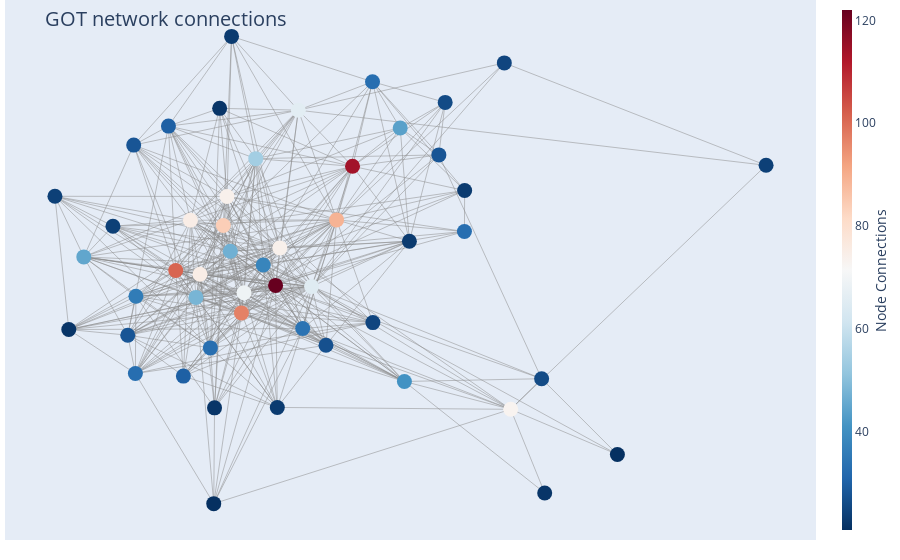

Notebook cell for this chart:
### Markdown cell above
### **All Books Combined**

### Code cell
draw_plotly_network_graph(Graph_obj = G, filter = "Yes", filter_nodesbydegree = 50 )

### Figure 1 — Plotly figure (JSON) as saved in the notebook; plotly's stock layout.template omitted (floating-point values rounded to 4 significant figures; data arrays with more than 128 entries replaced by an {"elided": "..."} marker saying what was removed)
{"data": [{"hoverinfo": "none", "line": {"color": "#888", "width": 0.5}, "mode": "lines", "type": "scatter", "x": {"elided": "1257 float values"}, "y": {"elided": "1257 float values"}}, {"hoverinfo": "text", "marker": {"color": [26, 84, 25, 41, 54, 45, 25, 75, 97, 73, 33, 21, 21, 74, 24, 33, 22, 22, 101, 23, 28, 69, 114, 26, 28, 22, 24, 23, 33, 30, 23, 22, 47, 27, 23, 38, 74, 65, 30, 28, 44, 36, 75, 89, 66, 33, 122, 48, 34, 24], "colorbar": {"thickness": 10, "title": {"side": "right", "text": "Node Connections"}, "xanchor": "left"}, "colorscale": [[0, "rgb(103,0,31)"], [0.1, "rgb(178,24,43)"], [0.2, "rgb(214,96,77)"], [0.3, "rgb(244,165,130)"], [0.4, "rgb(253,219,199)"], [0.5, "rgb(247,247,247)"], [0.6, "rgb(209,229,240)"], [0.7, "rgb(146,197,222)"], [0.8, "rgb(67,147,195)"], [0.9, "rgb(33,102,172)"], [1, "rgb(5,48,97)"]], "line": {"width": 0}, "reversescale": true, "showscale": true, "size": 15}, "mode": "markers", "text": ["Aemon-Targaryen-(Maester-Aemon)<br /># of connections: 26", "Arya-Stark<br /># of connections: 84", "Asha-Greyjoy<br /># of connections: 25", "Barristan-Selmy<br /># of connections: 41", "Bran-Stark<br /># of connections: 54", "Brienne-of-Tarth<br /># of connections: 45", "Bronn<br /># of connections: 25", "Catelyn-Stark<br /># of connections: 75", "Cersei-Lannister<br /># of connections: 97", "Daenerys-Targaryen<br /># of connections: 73", "Davos-Seaworth<br /># of connections: 33", "Doran-Martell<br /># of connections: 21", "Drogo<br /># of connections: 21", "Eddard-Stark<br /># of connections: 74", "Edmure-Tully<br /># of connections: 24", "Gregor-Clegane<br /># of connections: 33", "Hizdahr-zo-Loraq<br /># of connections: 22", "Ilyn-Payne<br /># of connections: 22", "Jaime-Lannister<br /># of connections: 101", "Janos-Slynt<br /># of connections: 23", "Jeor-Mormont<br /># of connections: 28", "Joffrey-Baratheon<br /># of connections: 69", "Jon-Snow<br /># of connections: 114", "Jorah-Mormont<br /># of connections: 26", "Loras-Tyrell<br /># of connections: 28", "Luwin<br /># of connections: 22", "Lysa-Arryn<br /># of connections: 24", "Mace-Tyrell<br /># of connections: 23", "Mance-Rayder<br /># of connections: 33", "Margaery-Tyrell<br /># of connections: 30", "Melisandre<br /># of connections: 23", "Myrcella-Baratheon<br /># of connections: 22", "Petyr-Baelish<br /># of connections: 47", "Pycelle<br /># of connections: 27", "Ramsay-Snow<br /># of connections: 23", "Renly-Baratheon<br /># of connections: 38", "Robb-Stark<br /># of connections: 74", "Robert-Baratheon<br /># of connections: 65", "Rodrik-Cassel<br /># of connections: 30", "Roose-Bolton<br /># of connections: 28", "Samwell-Tarly<br /># of connections: 44", "Sandor-Clegane<br /># of connections: 36", "Sansa-Stark<br /># of connections: 75", "Stannis-Baratheon<br /># of connections: 89", "Theon-Greyjoy<br /># of connections: 66", "Tommen-Baratheon<br /># of connections: 33", "Tyrion-Lannister<br /># of connections: 122", "Tywin-Lannister<br /># of connections: 48", "Varys<br /># of connections: 34", "Victarion-Greyjoy<br /># of connections: 24"], "type": "scatter", "x": [0.3185, -0.1527, 0.4441, 0.2319, -0.08376, -0.449, 0.165, -0.2225, -0.1141, 0.4577, 0.3594, -0.173, 0.6843, -0.03264, -0.5103, -0.3394, 0.5299, -0.4808, -0.2537, 0.2425, 0.3051, -0.1087, 0.1217, 0.5234, -0.3556, -0.1604, -0.3871, -0.03802, 0.1642, -0.2375, 0.3599, -0.1713, -0.1378, 0.06537, -0.1351, -0.06787, -0.1448, 0.03477, -0.2692, -0.343, 0.223, -0.3383, -0.2022, 0.08789, 0.006704, -0.1802, -0.04166, -0.2107, 0.01593, 1.0], "y": [0.4713, 0.1043, 0.589, -0.3606, 0.3036, 0.01083, -0.185, 0.1199, -0.1561, -0.4435, 0.08637, -0.7247, -0.5782, 0.03767, 0.1914, -0.3369, -0.6929, -0.2057, -0.0296, 0.0575, 0.3149, -0.09601, 0.2808, -0.3523, -0.2226, 0.4537, 0.1022, -0.438, 0.5328, -0.3445, 0.2088, -0.4391, 0.02749, -0.2528, 0.6681, -0.01316, 0.191, -0.07773, 0.4007, 0.344, 0.3948, -0.1066, -0.04074, 0.121, 0.4481, -0.2605, -0.07425, -0.1099, -0.2028, 0.2838]}], "layout": {"annotations": [{"showarrow": false, "text": "", "xref": "paper", "yref": "paper"}], "hovermode": "closest", "margin": {"b": 20, "l": 5, "r": 5, "t": 0}, "showlegend": false, "title": {"font": {"size": 20}, "text": "<br>GOT network connections"}, "xaxis": {"showgrid": false, "showticklabels": false, "zeroline": false}, "yaxis": {"showgrid": false, "showticklabels": false, "zeroline": false}}}
